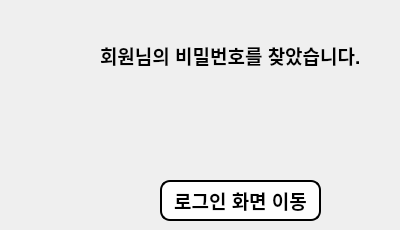
       <widget class="QWidget" name="page_10">
        <widget class="QLabel" name="label_35">
         <property name="geometry">
          <rect>
           <x>100</x>
           <y>40</y>
           <width>291</width>
           <height>31</height>
          </rect>
         </property>
         <property name="font">
          <font>
           <pointsize>14</pointsize>
           <bold>true</bold>
          </font>
         </property>
         <property name="styleSheet">
          <string notr="true">color: rgb(0, 0, 0);</string>
         </property>
         <property name="text">
          <string>회원님의 비밀번호를 찾았습니다.</string>
         </property>
        </widget>
        <widget class="QLabel" name="lblShowPW">
         <property name="geometry">
          <rect>
           <x>130</x>
           <y>110</y>
           <width>231</width>
           <height>21</height>
          </rect>
         </property>
         <property name="font">
          <font>
           <pointsize>18</pointsize>
           <bold>true</bold>
           <underline>true</underline>
          </font>
         </property>
         <property name="styleSheet">
          <string notr="true">color: rgb(0, 0, 255);</string>
         </property>
         <property name="text">
          <string/>
         </property>
         <property name="alignment">
          <set>Qt::AlignCenter</set>
         </property>
        </widget>
        <widget class="QPushButton" name="btnGTlogin2">
         <property name="geometry">
          <rect>
           <x>160</x>
           <y>180</y>
           <width>161</width>
           <height>41</height>
          </rect>
         </property>
         <property name="font">
          <font>
           <pointsize>14</pointsize>
           <bold>true</bold>
          </font>
         </property>
         <property name="styleSheet">
          <string notr="true">color: rgb(0, 0, 0);
border-radius: 10px;
background-color: rgb(254, 254, 254);
border:2px solid;</string>
         </property>
         <property name="text">
          <string>로그인 화면 이동</string>
         </property>
        </widget>
       </widget>
